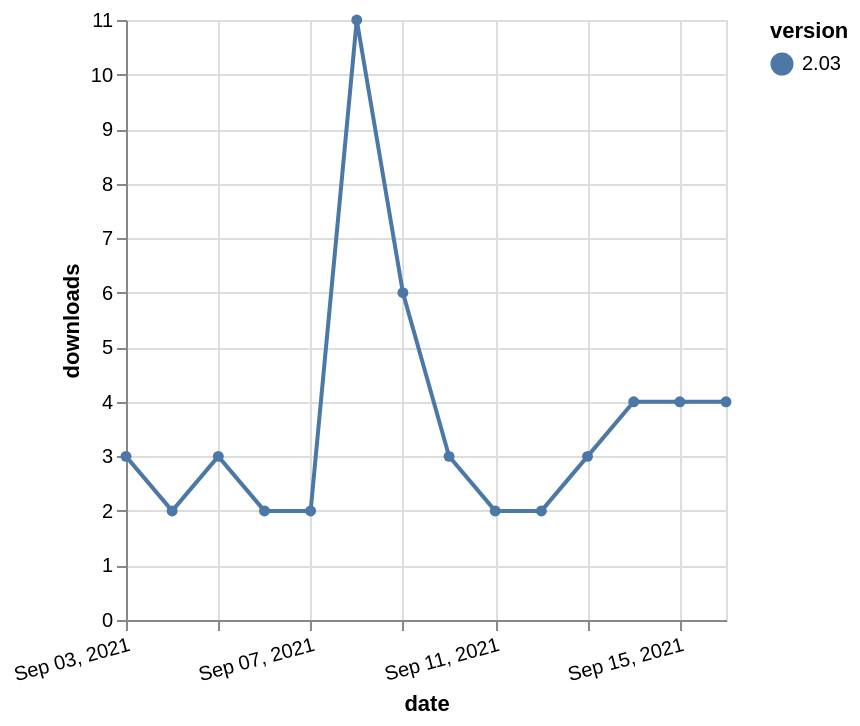

The specification (Vega-Lite) saved for this image:
### Vega-Lite specification from a JSON file in a GitHub repository (floating-point values rounded to 4 significant figures)
{"$schema": "https://vega.github.io/schema/vega-lite/v5.json", "description": "A simple bar chart with embedded data.", "data": {"values": [{"date": "2021-09-03", "total": 5334, "delta": 3, "version": "2.03"}, {"date": "2021-09-04", "total": 5336, "delta": 2, "version": "2.03"}, {"date": "2021-09-05", "total": 5339, "delta": 3, "version": "2.03"}, {"date": "2021-09-06", "total": 5341, "delta": 2, "version": "2.03"}, {"date": "2021-09-07", "total": 5343, "delta": 2, "version": "2.03"}, {"date": "2021-09-08", "total": 5354, "delta": 11, "version": "2.03"}, {"date": "2021-09-09", "total": 5360, "delta": 6, "version": "2.03"}, {"date": "2021-09-10", "total": 5363, "delta": 3, "version": "2.03"}, {"date": "2021-09-11", "total": 5365, "delta": 2, "version": "2.03"}, {"date": "2021-09-12", "total": 5367, "delta": 2, "version": "2.03"}, {"date": "2021-09-13", "total": 5370, "delta": 3, "version": "2.03"}, {"date": "2021-09-14", "total": 5374, "delta": 4, "version": "2.03"}, {"date": "2021-09-15", "total": 5378, "delta": 4, "version": "2.03"}, {"date": "2021-09-16", "total": 5382, "delta": 4, "version": "2.03"}]}, "width": "container", "mark": {"type": "line", "point": {"filled": true}}, "encoding": {"x": {"field": "date", "type": "temporal", "timeUnit": "yearmonthdate", "title": "date", "axis": {"labelAngle": -15}}, "y": {"field": "delta", "type": "quantitative", "title": "downloads"}, "color": {"field": "version", "type": "nominal"}, "tooltip": {"field": "delta"}}}
